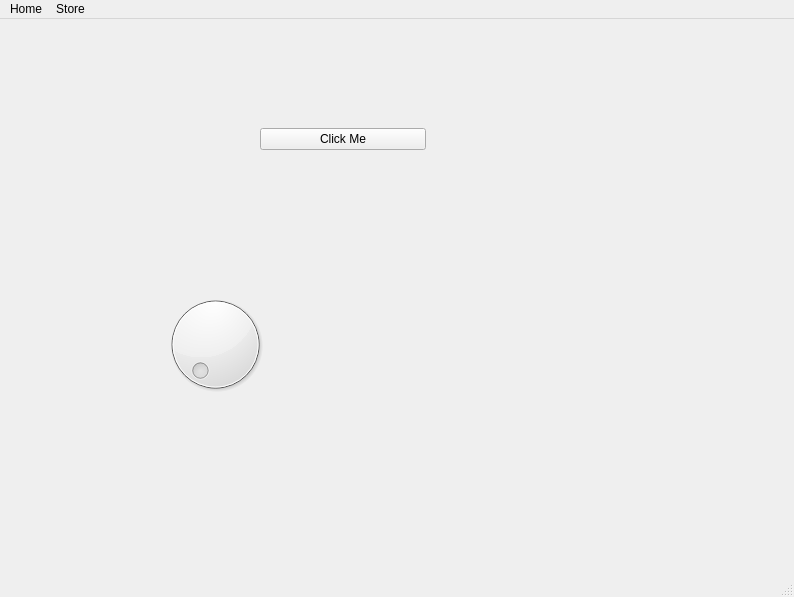
<?xml version="1.0" encoding="UTF-8"?>
<ui version="4.0">
 <class>MainWindow</class>
 <widget class="QMainWindow" name="MainWindow">
  <property name="geometry">
   <rect>
    <x>0</x>
    <y>0</y>
    <width>794</width>
    <height>597</height>
   </rect>
  </property>
  <property name="windowTitle">
   <string>MainWindow</string>
  </property>
  <widget class="QWidget" name="centralwidget">
   <widget class="QWidget" name="horizontalLayoutWidget">
    <property name="geometry">
     <rect>
      <x>260</x>
      <y>80</y>
      <width>166</width>
      <height>80</height>
     </rect>
    </property>
    <layout class="QHBoxLayout" name="horizontalLayout">
     <item>
      <widget class="QPushButton" name="btnClickme">
       <property name="text">
        <string>Click Me</string>
       </property>
      </widget>
     </item>
    </layout>
   </widget>
   <widget class="QDial" name="dial">
    <property name="geometry">
     <rect>
      <x>140</x>
      <y>270</y>
      <width>151</width>
      <height>111</height>
     </rect>
    </property>
   </widget>
  </widget>
  <widget class="QMenuBar" name="menubar">
   <property name="geometry">
    <rect>
     <x>0</x>
     <y>0</y>
     <width>794</width>
     <height>21</height>
    </rect>
   </property>
   <widget class="QMenu" name="menuHome">
    <property name="title">
     <string>Home</string>
    </property>
   </widget>
   <widget class="QMenu" name="menuStore">
    <property name="title">
     <string>Store</string>
    </property>
   </widget>
   <addaction name="menuHome"/>
   <addaction name="menuStore"/>
  </widget>
  <widget class="QStatusBar" name="statusbar">
   <property name="layoutDirection">
    <enum>Qt::LayoutDirection::LeftToRight</enum>
   </property>
   <property name="autoFillBackground">
    <bool>false</bool>
   </property>
   <property name="sizeGripEnabled">
    <bool>true</bool>
   </property>
  </widget>
 </widget>
 <resources/>
 <connections/>
</ui>
